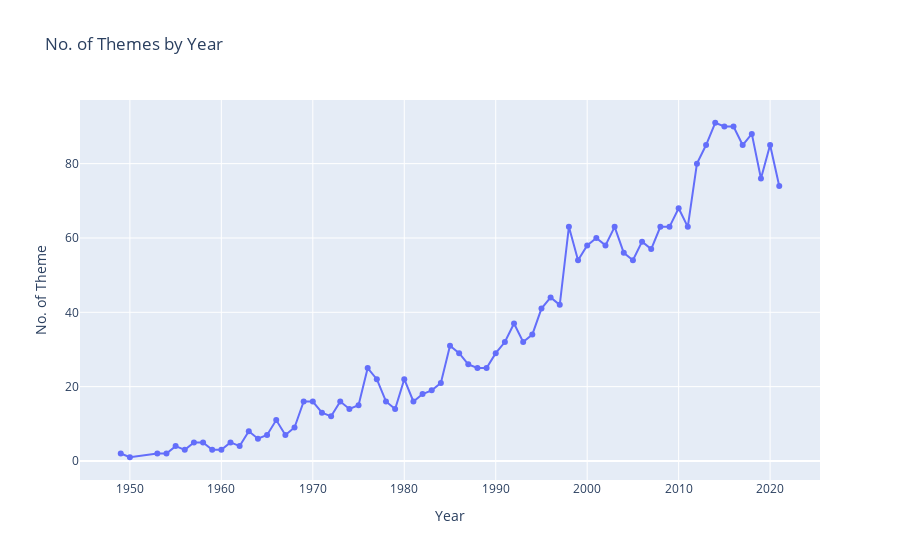

The notebook cell saved with this chart:
### Code cell
px.line(
    x=df_theme_by_yr.index[:-1],
    y=df_theme_by_yr["n_theme"][:-1],
    labels={"x": "Year", "y": "No. of Theme"},
    title="No. of Themes by Year",
    markers=True,
)

### Figure 1 — Plotly figure (JSON) as saved in the notebook; plotly's stock layout.template omitted (floating-point values rounded to 4 significant figures)
{"data": [{"hovertemplate": "Year=%{x}<br>No. of Theme=%{y}<extra></extra>", "legendgroup": "", "line": {"color": "#636efa", "dash": "solid"}, "marker": {"symbol": "circle"}, "mode": "markers+lines", "name": "", "orientation": "v", "showlegend": false, "type": "scatter", "x": [1949, 1950, 1953, 1954, 1955, 1956, 1957, 1958, 1959, 1960, 1961, 1962, 1963, 1964, 1965, 1966, 1967, 1968, 1969, 1970, 1971, 1972, 1973, 1974, 1975, 1976, 1977, 1978, 1979, 1980, 1981, 1982, 1983, 1984, 1985, 1986, 1987, 1988, 1989, 1990, 1991, 1992, 1993, 1994, 1995, 1996, 1997, 1998, 1999, 2000, 2001, 2002, 2003, 2004, 2005, 2006, 2007, 2008, 2009, 2010, 2011, 2012, 2013, 2014, 2015, 2016, 2017, 2018, 2019, 2020, 2021], "xaxis": "x", "y": [2, 1, 2, 2, 4, 3, 5, 5, 3, 3, 5, 4, 8, 6, 7, 11, 7, 9, 16, 16, 13, 12, 16, 14, 15, 25, 22, 16, 14, 22, 16, 18, 19, 21, 31, 29, 26, 25, 25, 29, 32, 37, 32, 34, 41, 44, 42, 63, 54, 58, 60, 58, 63, 56, 54, 59, 57, 63, 63, 68, 63, 80, 85, 91, 90, 90, 85, 88, 76, 85, 74], "yaxis": "y"}], "layout": {"legend": {"tracegroupgap": 0}, "title": {"text": "No. of Themes by Year"}, "xaxis": {"anchor": "y", "domain": [0, 1], "title": {"text": "Year"}}, "yaxis": {"anchor": "x", "domain": [0, 1], "title": {"text": "No. of Theme"}}}}
